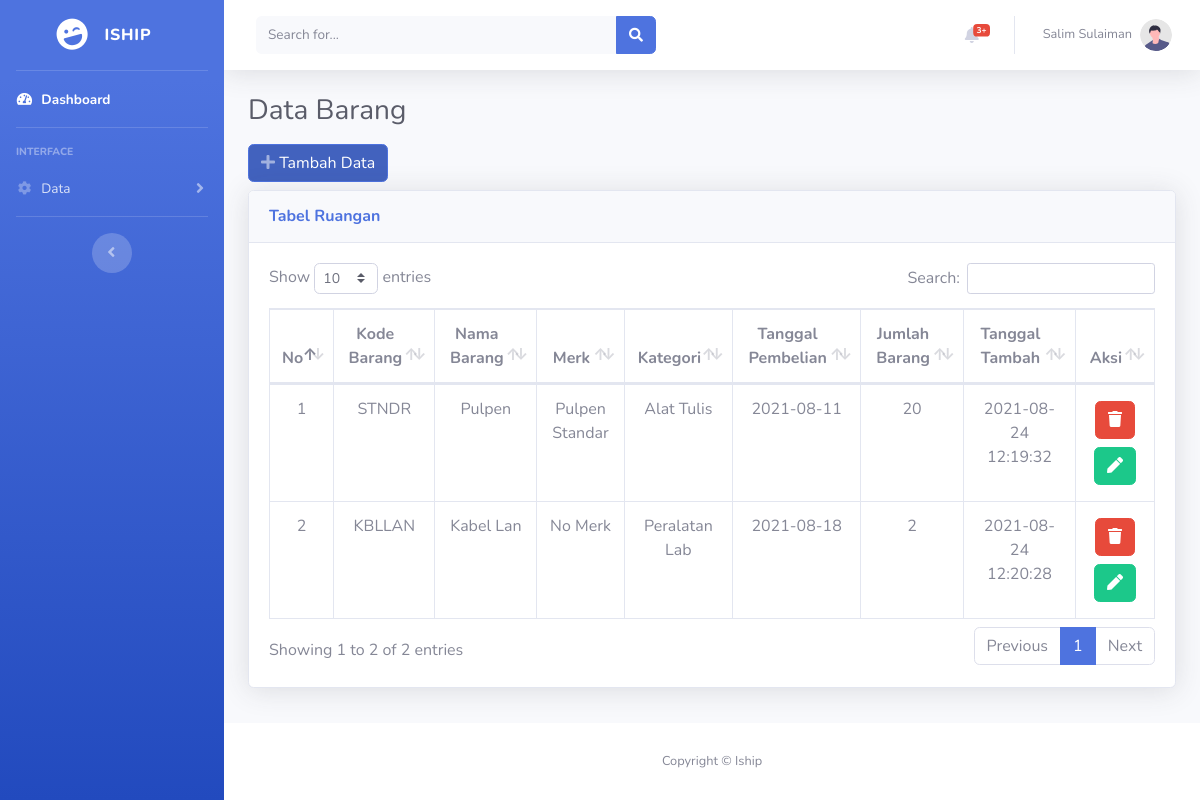
Page /barang-masuk.php on the committed database.
### tables this page shows
CREATE TABLE `barang_masuk` (
  `idBarangMasuk` int(11) NOT NULL,
  `kdBarang` varchar(50) NOT NULL,
  `nmBarang` varchar(50) NOT NULL,
  `merkBarang` varchar(50) NOT NULL,
  `idKategori` int(11) NOT NULL,
  `tglPembelian` date NOT NULL,
  `jmlhBarang` int(11) NOT NULL,
  `tglTambah` datetime NOT NULL
);

CREATE TABLE `kategori` (
  `idKategori` int(11) NOT NULL,
  `nmKategori` varchar(50) NOT NULL
);

### barang-masuk.php (the view, shortened to what this page needs)
<!DOCTYPE html>
<html lang="en">
<head>
    <link href="vendor/fontawesome-free/css/all.min.css" rel="stylesheet" type="text/css">
    <link href="css/sb-admin-2.min.css" rel="stylesheet">
    <link href="vendor/datatables/dataTables.bootstrap4.min.css" rel="stylesheet">
</head>
<body id="page-top">
    <div id="wrapper">
        <?php require "ui/sidebar.php" ?>
        <div id="content-wrapper" class="d-flex flex-column">
            <div id="content">
                <?php require "ui/navbar.php" ?>
                <div class="container-fluid">
                    <h1 class="h3 text-gray-800">Data Barang</h1>
                    <button class="btn btn-primary btn-icon-split my-2" data-toggle="modal" data-target="#addBarang">
                        <span class="icon text-white-50">
                            <i class="fas fa-plus"></i>
                            <span class="text-white">Tambah Data</span>
                        </span>
                    </button>
                    <div class="card shadow mb-4">
                        <div class="card-header py-3">
                            <h6 class="m-0 font-weight-bold text-primary">Tabel Ruangan</h6>
                        </div>
                        <div class="card-body">
                            <div class="table-responsive">
                                <table class="table table-bordered" id="dataTable" width="100%" cellspacing="0">
                                    <thead class="text-center">
                                        <tr>
                                            <th>No</th>
                                            <th>Kode Barang</th>
                                            <th>Nama Barang</th>
                                            <th>Merk</th>
                                            <th>Kategori</th>
                                            <th>Tanggal Pembelian</th>
                                            <th>Jumlah Barang</th>
                                            <th>Tanggal Tambah</th>
                                            <th>Aksi</th>
                                        </tr>
                                    </thead>
                                    <tbody class="text-center">
                                        <?php
                                        require "config/config.php";
                                        $no = 1;
                                        $show = mysqli_query($con, "SELECT * FROM barang_masuk INNER JOIN kategori ON barang_masuk.idKategori = kategori.idKategori");
                                        while ($a = mysqli_fetch_array($show)) {
                                            $idBarangMasuk = $a['idBarangMasuk'];
                                            $kdBarang = $a['kdBarang'];
                                            $nmBarang = $a['nmBarang'];
                                            $merkBarang = $a['merkBarang'];
                                            $nmKategori = $a['nmKategori'];
                                            $tglPembelian = $a['tglPembelian'];
                                            $jmlhBarang = $a['jmlhBarang'];
                                            $tglTambah = $a['tglTambah'];
                                        ?>
                                            <tr>
                                                <td><?php echo $no++ ?></td>
                                                <td><?php echo $kdBarang ?></td>
                                                <td><?php echo $nmBarang ?></td>
                                                <td><?php echo $merkBarang ?></td>
                                                <td><?php echo $nmKategori ?></td>
                                                <td><?php echo $tglPembelian ?></td>
                                                <td><?php echo $jmlhBarang ?></td>
                                                <td><?php echo $tglTambah ?></td>
                                                <td>
                                                    <button type="button" class="btn btn-danger my-1" data-toggle="modal" data-target="#deleteBarang<?php echo $idBarangMasuk ?>"><i class="fas fa-trash"></i></button>
                                                    <button type="button" class="btn btn-success my-1" data-toggle="modal" data-target="#editBarang<?php echo $idBarangMasuk ?>"><i class="fas fa-pen"></i></button>
                                                </td>
                                            </tr>
                                        <?php } ?>
                                    </tbody>
                                </table>
                            </div>
                        </div>
                    </div>
                </div>
            </div>
            <?php require "ui/footer.php" ?>
        </div>
    </div>
</body>
</html>

### ui/sidebar.php (shortened to what this page needs)
<ul class="navbar-nav bg-gradient-primary sidebar sidebar-dark accordion" id="accordionSidebar">
    <a class="sidebar-brand d-flex align-items-center justify-content-center" href="index.php">
        <div class="sidebar-brand-icon rotate-n-15">
            <i class="fas fa-laugh-wink"></i>
        </div>
        <div class="sidebar-brand-text mx-3">Iship</div>
    </a>
    <hr class="sidebar-divider my-0">
    <li class="nav-item active">
        <a class="nav-link" href="index.php">
            <i class="fas fa-fw fa-tachometer-alt"></i>
            <span>Dashboard</span></a>
    </li>
    <hr class="sidebar-divider">
    <div class="sidebar-heading">
        Interface
    </div>
    <li class="nav-item">
        <a class="nav-link collapsed" href="#" data-toggle="collapse" data-target="#collapseTwo" aria-expanded="true" aria-controls="collapseTwo">
            <i class="fas fa-fw fa-cog"></i>
            <span>Data</span>
        </a>
    </li>
    <hr class="sidebar-divider d-none d-md-block">
    <div class="text-center d-none d-md-inline">
        <button class="rounded-circle border-0" id="sidebarToggle"></button>
    </div>
</ul>

### ui/navbar.php (shortened to what this page needs)
<nav class="navbar navbar-expand navbar-light bg-white topbar mb-4 static-top shadow">
    <form class="d-none d-sm-inline-block form-inline mr-auto ml-md-3 my-2 my-md-0 mw-100 navbar-search">
        <div class="input-group">
            <input type="text" class="form-control bg-light border-0 small" placeholder="Search for..." aria-label="Search" aria-describedby="basic-addon2">
            <div class="input-group-append">
                <button class="btn btn-primary" type="button">
                    <i class="fas fa-search fa-sm"></i>
                </button>
            </div>
        </div>
    </form>
    <ul class="navbar-nav ml-auto">
        <li class="nav-item dropdown no-arrow mx-1">
            <a class="nav-link dropdown-toggle" href="#" id="alertsDropdown" role="button" data-toggle="dropdown" aria-haspopup="true" aria-expanded="false">
                <i class="fas fa-bell fa-fw"></i>
                <span class="badge badge-danger badge-counter">3+</span>
            </a>
        </li>
        <li class="nav-item dropdown no-arrow">
            <a class="nav-link dropdown-toggle" href="#" id="userDropdown" role="button" data-toggle="dropdown" aria-haspopup="true" aria-expanded="false">
                <span class="mr-2 d-none d-lg-inline text-gray-600 small">Salim Sulaiman</span>
                <img class="img-profile rounded-circle" src="img/undraw_profile.svg">
            </a>
        </li>
    </ul>
</nav>

### ui/footer.php
<footer class="sticky-footer bg-white">
    <div class="container my-auto">
        <div class="copyright text-center my-auto">
            <span>Copyright &copy; Iship</span>
        </div>
    </div>
</footer>

### rows in the picture
barang_masuk: kdBarang "STNDR", nmBarang "Pulpen", merkBarang "Pulpen Standar", idKategori.nmKategori "Alat Tulis", tglPembelian "2021-08-11", jmlhBarang "20", tglTambah "2021-08-24 12:19:32"
barang_masuk: kdBarang "KBLLAN", nmBarang "Kabel Lan", merkBarang "No Merk", idKategori.nmKategori "Peralatan Lab", tglPembelian "2021-08-18", jmlhBarang "2", tglTambah "2021-08-24 12:20:28"
